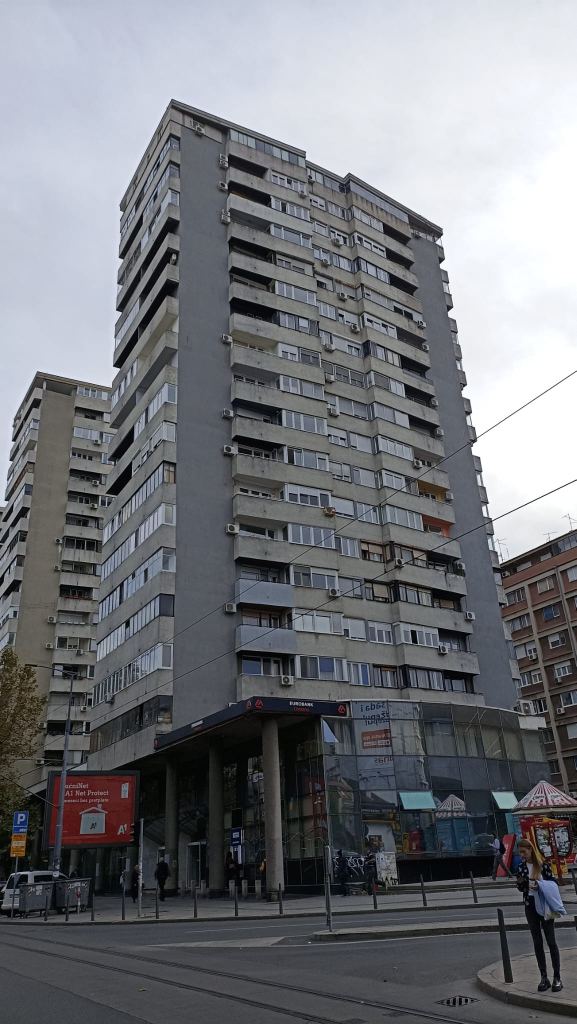
#> input picture distorzija/3.jpeg, 1153 x 2048 px (shown at 1/2 size)
$ python dlt.py
#> lines starting #> are read from the running program, lines starting #| are printed output that depends on the picture
import cv2
import numpy as np

points = []

# [21 lines left out: function DLTAlgorithm, not called in this run]

def calcDist(point1, point2):
    return np.sqrt((point1[0] - point2[0])**2 + (point1[1] - point2[1])**2)

# [40 lines left out: functions getDest, onClick, not called in this run]

path = './3.jpeg'
image = cv2.imread(path, cv2.IMREAD_COLOR)
#> image is the input picture: shape (2048, 1153, 3); mean B, G, R 123, 118, 116.1
image = cv2.resize(image, (500, 900), interpolation = 2)
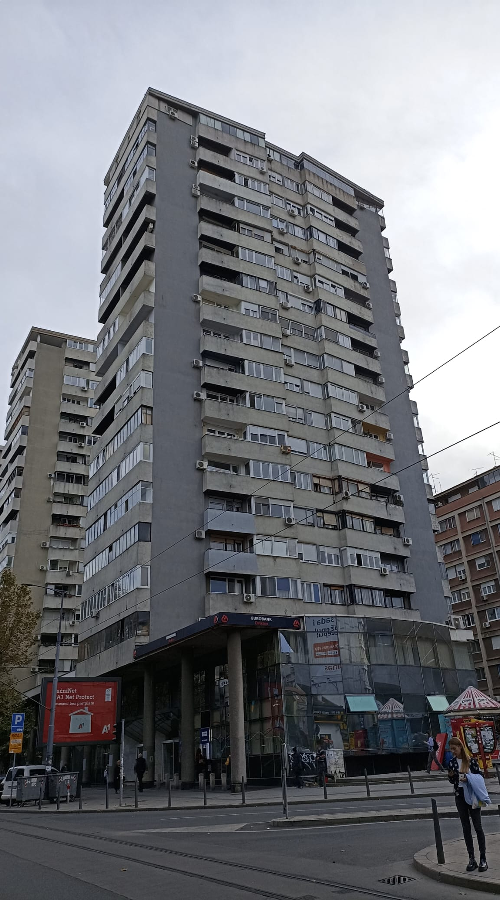
#> image: shape (900, 500, 3); mean B, G, R 123, 118, 116.1
cv2.namedWindow('distorted image')
cv2.moveWindow('distorted image', 2440, 250)
cv2.imshow('distorted image', image)
cv2.setMouseCallback('distorted image', onClick)
cv2.waitKey(0)
cv2.destroyAllWindows()
cv2.waitKey(1)
